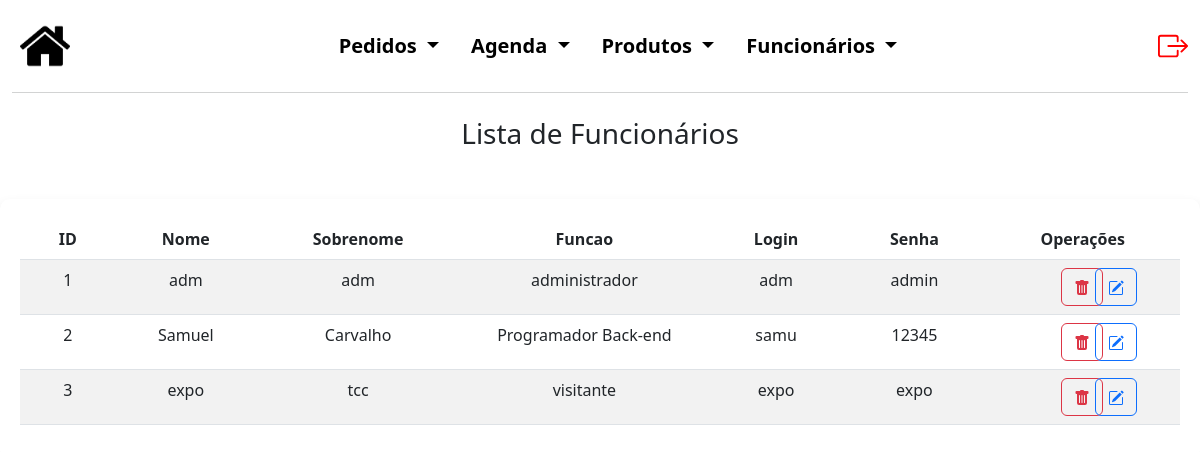
The app's page /Sistema/funcionarios/listaFunc.php (signed in) with its own data.
### tables this page shows
CREATE TABLE `funcionarios` (
  `cod_func` int(5) NOT NULL,
  `nome` varchar(50) NOT NULL,
  `sobrenome` varchar(50) NOT NULL,
  `funcao` varchar(50) NOT NULL,
  `login` varchar(50) NOT NULL,
  `senha` varchar(50) NOT NULL
);

### Sistema/funcionarios/listaFunc.php (the view, shortened to what this page needs)
<?php
$conexao = novaConexao();
$registros = [];
$erro = false;
try {
    $sql = "SELECT * FROM funcionarios";
    $stmt = $conexao->prepare($sql);
    $stmt->execute();
    $registros = $stmt->fetchAll(PDO::FETCH_ASSOC);
} catch (PDOException $e) {
    $erro = true;
    echo "Erro: " . $e->getMessage();
}
?>
<!DOCTYPE html>
<html lang="pt-BR">
<head>
    <link href="https://cdn.jsdelivr.net/npm/bootstrap@5.3.0/dist/css/bootstrap.min.css" rel="stylesheet">
    <link rel="stylesheet" href="../style.css?v=1.4">
</head>
<body>
    <div class="container-fluid cabecalho">
        <nav class="navbar navbar-light navbar-expand-md" style="background-color: #FFFF;">
            <a class="navbar-brand m-2" href="../admInicial.php">
                <img src="../img/back.png">
            </a>
            <div class="collapse navbar-collapse justify-content-center" id="navegacao">
                <ul class="nav nav-pills justify-content-center listas">
                    <li class="nav-item dropdown">
                        <a class="nav-link dropdown-toggle cor_fonte" href="#" id="navbarDropdownMenuLink"
                            data-bs-toggle="dropdown" aria-haspopup="true" aria-expanded="false">
                            Pedidos
                        </a>
                    </li>
                    <li class="nav-item dropdown">
                        <a class="nav-link dropdown-toggle cor_fonte" href="#" id="navbarDropdownMenuLink"
                            data-bs-toggle="dropdown" aria-haspopup="true" aria-expanded="false">
                            Agenda
                        </a>
                    </li>
                    <li class="nav-item dropdown">
                        <a class="nav-link dropdown-toggle cor_fonte" href="#" id="navbarDropdownMenuLink"
                            data-bs-toggle="dropdown" aria-haspopup="true" aria-expanded="false">
                            Produtos
                        </a>
                    </li>
                    <li class="nav-item dropdown">
                        <a class="nav-link dropdown-toggle cor_fonte" href="#" id="navbarDropdownMenuLink"
                            data-bs-toggle="dropdown" aria-haspopup="true" aria-expanded="false">
                            Funcionários
                        </a>
                    </li>
                </ul>
            </div>
            <a href="../logout.php" class="nav-link justify-content-end" style="color: red;">
            </a>
        </nav>
    </div>
    <h3 class="text-center mb-5">Lista de Funcionários</h3>
    <?php if ($erro): ?>
        <div class="alert alert-danger" role="alert">
            Não foi possível carregar os dados.
        </div>
    <?php else: ?>
        <div class="container consContainer">
            <table class="table table-striped">
                <thead>
                    <tr>
                        <th>
                            <div class="row justify-content-center text-center titleCons">
                                ID
                            </div>
                        </th>
                        <th>
                            <div class="row justify-content-center text-center titleCons">
                                Nome
                            </div>
                        </th>
                        <th>
                            <div class="row justify-content-center text-center titleCons">
                                Sobrenome
                            </div>
                        </th>
                        <th>
                            <div class="row justify-content-center text-center titleCons">
                                Funcao
                            </div>
                        </th>
                        <th>
                            <div class="row justify-content-center text-center titleCons">
                                Login
                            </div>
                        </th>
                        <th>
                            <div class="row justify-content-center text-center titleCons">
                                Senha
                            </div>
                        </th>
                        <th>
                            <div class="row justify-content-center text-center titleCons">
                                Operações
                            </div>
                        </th>
                    </tr>
                </thead>
                <tbody>
                    <?php foreach ($registros as $registro): ?>
                        <tr>
                            <td>
                                <div class="row justify-content-center registro">
                                    <?php echo ($registro['cod_func']); ?>
                                </div>
                            </td>
                            <td>
                                <div class="row justify-content-center registro">
                                    <?php echo ($registro['nome']); ?>
                                </div>
                            </td>
                            <td>
                                <div class="row justify-content-center registro">
                                    <?php echo ($registro['sobrenome']); ?>
                                </div>
                            </td>
                            <td>
                                <div class="row justify-content-center registro">
                                    <?php echo ($registro['funcao']); ?>
                                </div>
                            </td>
                            <td>
                                <div class="row justify-content-center registro">
                                    <?php echo ($registro['login']); ?>
                                </div>
                            </td>
                            <td>
                                <div class="row justify-content-center registro">
                                    <?php echo ($registro['senha']); ?>
                                </div>
                            </td>
                            <td>
                                <div class="row text-center justify-content-center operacoes">
                                    <div class="col-2 oprBtn">
                                        <form method="POST">
                                            <button type="submit" name="delete" class="btn btn-outline-danger">
                                            </button>
                                        </form>
                                    </div>
                                    <div class="col-2 oprBtn">
                                        <form method="POST">
                                            <button type="submit" name="edit" class="btn btn-outline-primary">
                                            </button>
                                        </form>
                                    </div>
                                </div>
                            </td>
                        </tr>
                    <?php endforeach; ?>
                </tbody>
            </table>
        </div>
    <?php endif; ?>
</body>
</html>

### Sistema/style.css (style rules this page uses)
.cabecalho { margin-bottom: 2%; }
.cor_fonte { color: black; font-weight: bold; text-decoration: none; font-size: 20px; }
.cabecalho img { height: 50px; }
#navbarDropdownMenuLink { background-color: #ffffff; }
nav { border-bottom: 1px solid rgb(210, 211, 211); }
.nav-item.dropdown .nav-link { color: black }
.consContainer { max-width: 1580px; margin: auto; padding: 20px; border-radius: 10px; box-shadow: 0.5px 10px 15px rgba(0, 0, 0, 0.2); }
.titleCons { margin-left: 15px; margin-right: 15px; }

### records on screen
funcionarios: cod_func "1", nome "adm", sobrenome "adm", funcao "administrador", login "adm", senha "admin"
funcionarios: cod_func "2", nome "Samuel", sobrenome "Carvalho", funcao "Programador Back-end", login "samu", senha "12345"
funcionarios: cod_func "3", nome "expo", sobrenome "tcc", funcao "visitante", login "expo", senha "expo"
